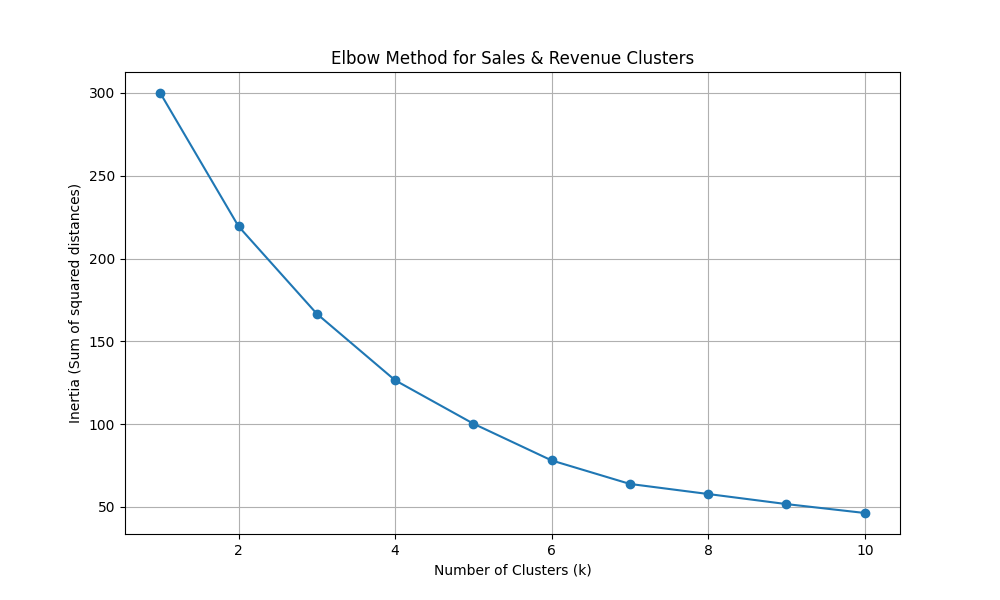

Here is the Python script that generated this plot:
import pandas as pd
from sklearn.preprocessing import StandardScaler
from sklearn.cluster import KMeans
import matplotlib.pyplot as plt
import seaborn as sns
import numpy as np

try:
    df_supply_chain = pd.read_csv('supply_chain_data.csv')
    print("Data loaded successfully for K-Means.")

    features_sales = ['Price', 'Number of products sold', 'Revenue generated']
    X_sales = df_supply_chain[features_sales]

    scaler = StandardScaler()
    X_sales_scaled = scaler.fit_transform(X_sales)

    inertia = []
    range_k = range(1, 11)
    for k in range_k:
        kmeans = KMeans(n_clusters=k, random_state=42, n_init=10)
        kmeans.fit(X_sales_scaled)
        inertia.append(kmeans.inertia_)

    plt.figure(figsize=(10, 6))
    plt.plot(range_k, inertia, marker='o')
    plt.title('Elbow Method for Sales & Revenue Clusters')
    plt.xlabel('Number of Clusters (k)')
    plt.ylabel('Inertia (Sum of squared distances)')
    plt.grid(True)
    plt.show()

except FileNotFoundError:
    print("Error: The file 'supply_chain_data.csv' was not found.")
